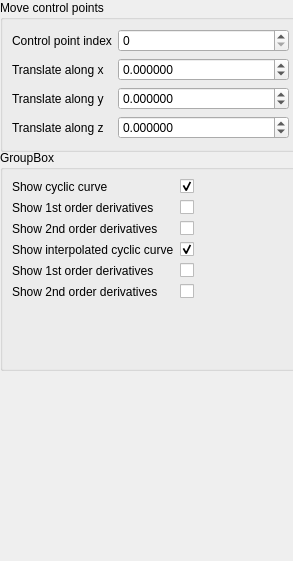
     <widget class="QWidget" name="cc_page">
      <property name="geometry">
       <rect>
        <x>0</x>
        <y>0</y>
        <width>293</width>
        <height>561</height>
       </rect>
      </property>
      <attribute name="label">
       <string>Cyclic Curves</string>
      </attribute>
      <widget class="QGroupBox" name="cc_control_points_box">
       <property name="geometry">
        <rect>
         <x>0</x>
         <y>0</y>
         <width>301</width>
         <height>152</height>
        </rect>
       </property>
       <property name="title">
        <string>Move control points</string>
       </property>
       <layout class="QVBoxLayout" name="verticalLayout_3">
        <item>
         <layout class="QFormLayout" name="cc_control_point_form">
          <item row="0" column="0">
           <widget class="QLabel" name="controlPointIndexLabel">
            <property name="text">
             <string>Control point index</string>
            </property>
           </widget>
          </item>
          <item row="1" column="0">
           <widget class="QLabel" name="translateAlongXLabel">
            <property name="text">
             <string>Translate along x</string>
            </property>
           </widget>
          </item>
          <item row="2" column="0">
           <widget class="QLabel" name="translateAlongYLabel">
            <property name="text">
             <string>Translate along y</string>
            </property>
           </widget>
          </item>
          <item row="3" column="0">
           <widget class="QLabel" name="translateAlongZLabel">
            <property name="text">
             <string>Translate along z</string>
            </property>
           </widget>
          </item>
          <item row="0" column="1">
           <widget class="QSpinBox" name="cc_cp_index_spin_box">
            <property name="maximum">
             <number>6</number>
            </property>
           </widget>
          </item>
          <item row="1" column="1">
           <widget class="QDoubleSpinBox" name="cc_trans_x_spin_box">
            <property name="decimals">
             <number>6</number>
            </property>
            <property name="minimum">
             <double>-10.000000000000000</double>
            </property>
            <property name="maximum">
             <double>10.000000000000000</double>
            </property>
            <property name="singleStep">
             <double>0.100000000000000</double>
            </property>
           </widget>
          </item>
          <item row="2" column="1">
           <widget class="QDoubleSpinBox" name="cc_trans_y_spin_box">
            <property name="decimals">
             <number>6</number>
            </property>
            <property name="minimum">
             <double>-10.000000000000000</double>
            </property>
            <property name="maximum">
             <double>10.000000000000000</double>
            </property>
            <property name="singleStep">
             <double>0.100000000000000</double>
            </property>
           </widget>
          </item>
          <item row="3" column="1">
           <widget class="QDoubleSpinBox" name="cc_trans_z_spin_box">
            <property name="decimals">
             <number>6</number>
            </property>
            <property name="minimum">
             <double>-10.000000000000000</double>
            </property>
            <property name="maximum">
             <double>10.000000000000000</double>
            </property>
            <property name="singleStep">
             <double>0.100000000000000</double>
            </property>
            <property name="value">
             <double>0.000000000000000</double>
            </property>
           </widget>
          </item>
         </layout>
        </item>
       </layout>
      </widget>
      <widget class="QGroupBox" name="cc_vectors_box">
       <property name="geometry">
        <rect>
         <x>0</x>
         <y>150</y>
         <width>301</width>
         <height>221</height>
        </rect>
       </property>
       <property name="title">
        <string>GroupBox</string>
       </property>
       <layout class="QVBoxLayout" name="verticalLayout_4">
        <item>
         <layout class="QFormLayout" name="formLayout_2">
          <item row="0" column="0">
           <widget class="QLabel" name="showCyclicCurveLabel">
            <property name="text">
             <string>Show cyclic curve</string>
            </property>
           </widget>
          </item>
          <item row="0" column="1">
           <widget class="QCheckBox" name="show_cc_check_box">
            <property name="checked">
             <bool>true</bool>
            </property>
           </widget>
          </item>
          <item row="1" column="0">
           <widget class="QLabel" name="show1stOrderDerivativesLabel">
            <property name="text">
             <string>Show 1st order derivatives</string>
            </property>
           </widget>
          </item>
          <item row="1" column="1">
           <widget class="QCheckBox" name="show_cc_d1_check_box"/>
          </item>
          <item row="2" column="0">
           <widget class="QLabel" name="show2ndOrderDerivativesLabel">
            <property name="text">
             <string>Show 2nd order derivatives</string>
            </property>
           </widget>
          </item>
          <item row="2" column="1">
           <widget class="QCheckBox" name="show_cc_d2_check_box"/>
          </item>
          <item row="3" column="0">
           <widget class="QLabel" name="showInterpolatedCyclicCurveLabel">
            <property name="text">
             <string>Show interpolated cyclic curve</string>
            </property>
           </widget>
          </item>
          <item row="3" column="1">
           <widget class="QCheckBox" name="show_ip_cc_check_box">
            <property name="checked">
             <bool>true</bool>
            </property>
           </widget>
          </item>
          <item row="4" column="0">
           <widget class="QLabel" name="show1stOrderDerivativesLabel_2">
            <property name="text">
             <string>Show 1st order derivatives</string>
            </property>
           </widget>
          </item>
          <item row="4" column="1">
           <widget class="QCheckBox" name="show_ip_cc_d1_check_box"/>
          </item>
          <item row="5" column="0">
           <widget class="QLabel" name="show2ndOrderDerivativesLabel_2">
            <property name="text">
             <string>Show 2nd order derivatives</string>
            </property>
           </widget>
          </item>
          <item row="5" column="1">
           <widget class="QCheckBox" name="show_ip_cc_d2_check_box"/>
          </item>
         </layout>
        </item>
       </layout>
      </widget>
     </widget>
